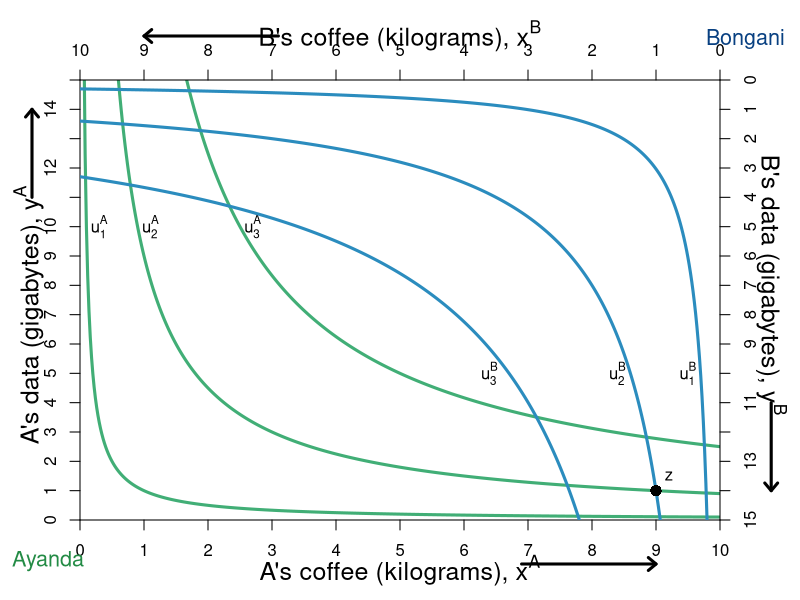

Write the R code that produced this figure.
require(shape)
pdf(file = "property/property_fig2b.pdf", width = 9, height = 7)

#Set parameters for graphics
axislabelsize <- 1.5
graphlinewidth <- 3
namesize <- 1.3

COL <- c("#7fc97f", "#beaed4", "#fdc086", "#ffff99", "#386cb0", "#f0027f", "#bf5b17", "#666666")
COLA <- c("#99d8c9","#66c2a4","#41ae76", "#238b45", "#005824")
COLB <- c("#4eb3d3", "#2b8cbe", "#0868ac","#084081")


uA <- function(x, y, alpha = 0.5, lambda = 0) {
  (x^(alpha)*y^(1 - alpha))^(1-lambda)*((10 - x)^(alpha)*(15 - y)^(1 - alpha))^lambda
}

indiffcurveA1 <- function(x, U = 3, A = 1, a = 0.5) {
  ((((U-2)/A)*(1/x)^a)^(1/(1-a)))
}

indiffcurveA2 <- function(x, U = 3, A = 1, a = 0.5) {
  (((U/A)*(1/x)^a)^(1/(1-a)))
}

indiffcurveA3 <- function(x, U = 3, A = 1, a = 0.5) {
  ((((U+2)/A)*(1/x)^a)^(1/(1-a)))
}

#Aisha happens to have found 8 apples and 2 oranges, 
#and Betty happens to have found 2 apples and 13 oranges. 
#Aisha's utility (8^0.5)*(2^0.5) = 4
#Betty's utility (2^0.5)*(13^0.5) = 5.09

par(mar =  c(4, 4, 4, 4))
xlims <- c(0, 10)
ylims <- c(0, 15)
xlims2 <- c(10, 0)
ylims2 <- c(15, 0)

plot(0, 0, xlim = xlims, ylim = ylims, type = "n",
     xlab = "",
     ylab = "",
     xaxt = "n", 
     yaxt = "n", 
     cex.lab = axislabelsize, 
     bty = "n",
     xaxs="i", 
     yaxs="i")


npts <- 500 
npts2 <- 501
#Specify the sequences of points for graphing. 
xx1 <- seq(xlims[1], xlims[2], length.out = npts)
#xx2 <- seq(xlims[1], xlims[2], length.out = npts)
#xx3 <- seq(xlims[1], xlims[2], length.out = npts2)
#xx4 <- seq(xlims[1], 10, length.out = npts2)

#Draw the lines for the graphs
lines(xx1, indiffcurveA1(xx1), col = COLA[3], lwd = graphlinewidth)
lines(xx1, indiffcurveA2(xx1), col = COLA[3], lwd = graphlinewidth)
lines(xx1, indiffcurveA3(xx1), col = COLA[3], lwd = graphlinewidth)
#lines(xx2, solowCondition(xx2, delta = 5), col = COL[3], lwd = 4)
#lines(xx2, solowInfeas(xx2, delta = 5), col = COL[1], lwd = 4, lty = 2)

#Customize ticks and labels for the plot
ticksy <- seq(from = 0, to = 15, by = 1)
ylabels <- seq(from = 0, to = 15, by = 1)
ticksx <- seq(from = 0, to = 10, by = 1)
xlabels <- seq(from = 0, to = 10, by = 1)
axis(1, at = ticksx, pos = 0, labels = xlabels)
axis(2, at = ticksy, pos = 0, labels = ylabels, las = 0)

mtext(expression(paste("A's coffee (kilograms), ", x^A)), side=1, line = 2.5, cex = axislabelsize)
text(-0.8, 7, expression(paste("A's data (gigabytes), ", y^A)), xpd = TRUE, cex = axislabelsize, srt = 90) 

#Add arrows:
arrows(-0.75, 11, -0.75, 14, xpd = TRUE, length=0.1,angle=40,lwd=3)
arrows(6.9, -1.5, 9, -1.5, xpd = TRUE, length=0.1,angle=40,lwd=3)

#Annotation of the three graphs and the NE
text(0.3, 10, expression(u[1]^A))
text(1.1, 10, expression(u[2]^A))
text(2.7, 10, expression(u[3]^A))
#text(16, 0.52, expression(paste("Nash Equilibrium")))

#Line to label B's endowment
#segments(0, 13, 2, 13, lty = 2, col = "darkgray", lwd = 2)
#segments(2, 0, 2, 13, lty = 2, col = "darkgray", lwd = 2)


text(-0.5, -1.4, expression("Ayanda"), xpd = TRUE, cex = namesize, col = COLA[4])
text(10.4, 16.4, expression("Bongani"), xpd = TRUE, cex = namesize, col = COLB[4])


#Set up second axes and labels
par(new = TRUE)
#par(mar =  c(6, 4, 4, 4))

xlims2 <- c(10, 0)
ylims2 <- c(15, 0)

plot(0, 0, xlim = xlims2, ylim = ylims2, type = "n",
     xlab = expression(paste("")),
     ylab = expression(paste("")),
     xaxt = "n", 
     yaxt = "n", 
     cex.lab = 1.3, 
     bty = "n",
     xaxs="i", 
     yaxs="i")

axis(side = 3, at = ticksx, pos = 0, labels = xlabels)
axis(side = 4, at = ticksy, pos = 0, labels = ylabels, las = 0)
#axis(side=3, at = xlims2, pos = 0)
text(5, -1.5, expression(paste("B's coffee (kilograms), ", x^B)), xpd = TRUE, cex = axislabelsize)
text(-0.8, 7, expression(paste("B's data (gigabytes), ", y^B)), xpd = TRUE, cex = axislabelsize, srt = 270) 

#Add arrows:
arrows(-0.8, 11, -0.8, 14, xpd = TRUE, length=0.1,angle=40,lwd=3)
arrows(6.9, -1.5, 9, -1.5, xpd = TRUE, length=0.1,angle=40,lwd=3)


indiffcurveB1 <- function(x, U = 3.741657, A = 1, a = 0.5) {
  ((((U-2)/A)*(1/x)^a)^(1/(1-a)))
}

indiffcurveB2 <- function(x, U = 3.741657, A = 1, a = 0.5) {
  (((U/A)*(1/x)^a)^(1/(1-a)))
}

indiffcurveB3 <- function(x, U = 3.741657, A = 1, a = 0.5) {
  ((((U+2)/A)*(1/x)^a)^(1/(1-a)))
}

lines(xx1, indiffcurveB1(xx1), col = COLB[2], lwd = graphlinewidth)
lines(xx1, indiffcurveB2(xx1), col = COLB[2], lwd = graphlinewidth)
lines(xx1, indiffcurveB3(xx1), col = COLB[2], lwd = graphlinewidth)

#Label B's indifference curves
text(0.5, 10, expression(u[1]^B))
text(1.6, 10, expression(u[2]^B))
text(3.6, 10, expression(u[3]^B))

#Add a point for the initial endowment
points(1, 14, pch = 16, col = "black", cex = 1.5)

#Annotating B's endowment
text(0.8, 13.5, expression(z))


#Arrow to Slope of BRF
#Arrows(14.2, 0.12, 12.2, 0.12, col = "black", lty = 1, lwd = 2, arr.type = "triangle")
#text(16.8, 0.12, expression(paste("Slope = ", q[p])))

#Arrow to Slope of isoprofit
#Arrows(13, 0.80, 15, 0.80, col = "black", lty = 1, lwd = 2, arr.type = "triangle")
#text(10.2, 0.80, expression(paste("Slope = ", frac(q, p))))

dev.off()
